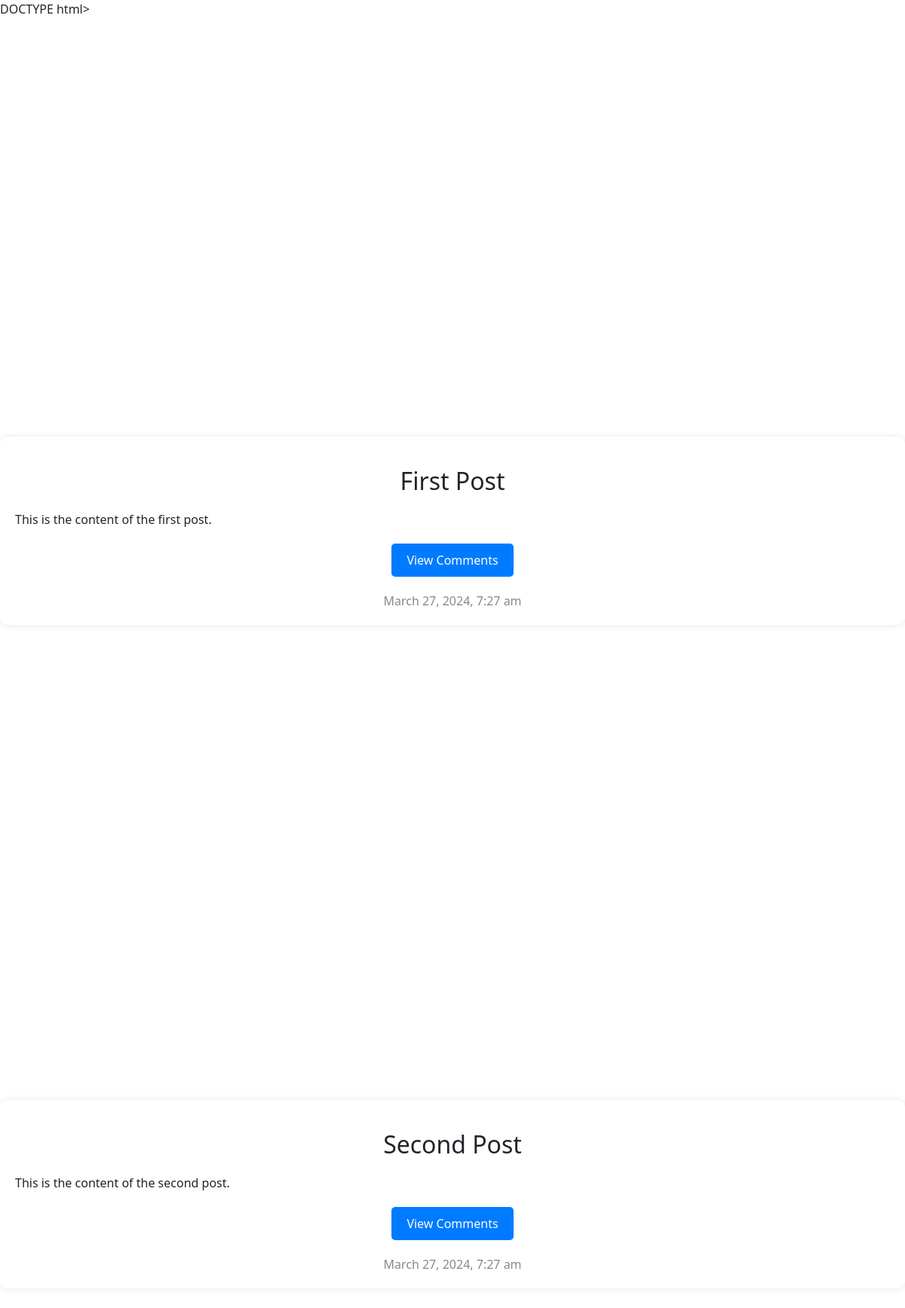
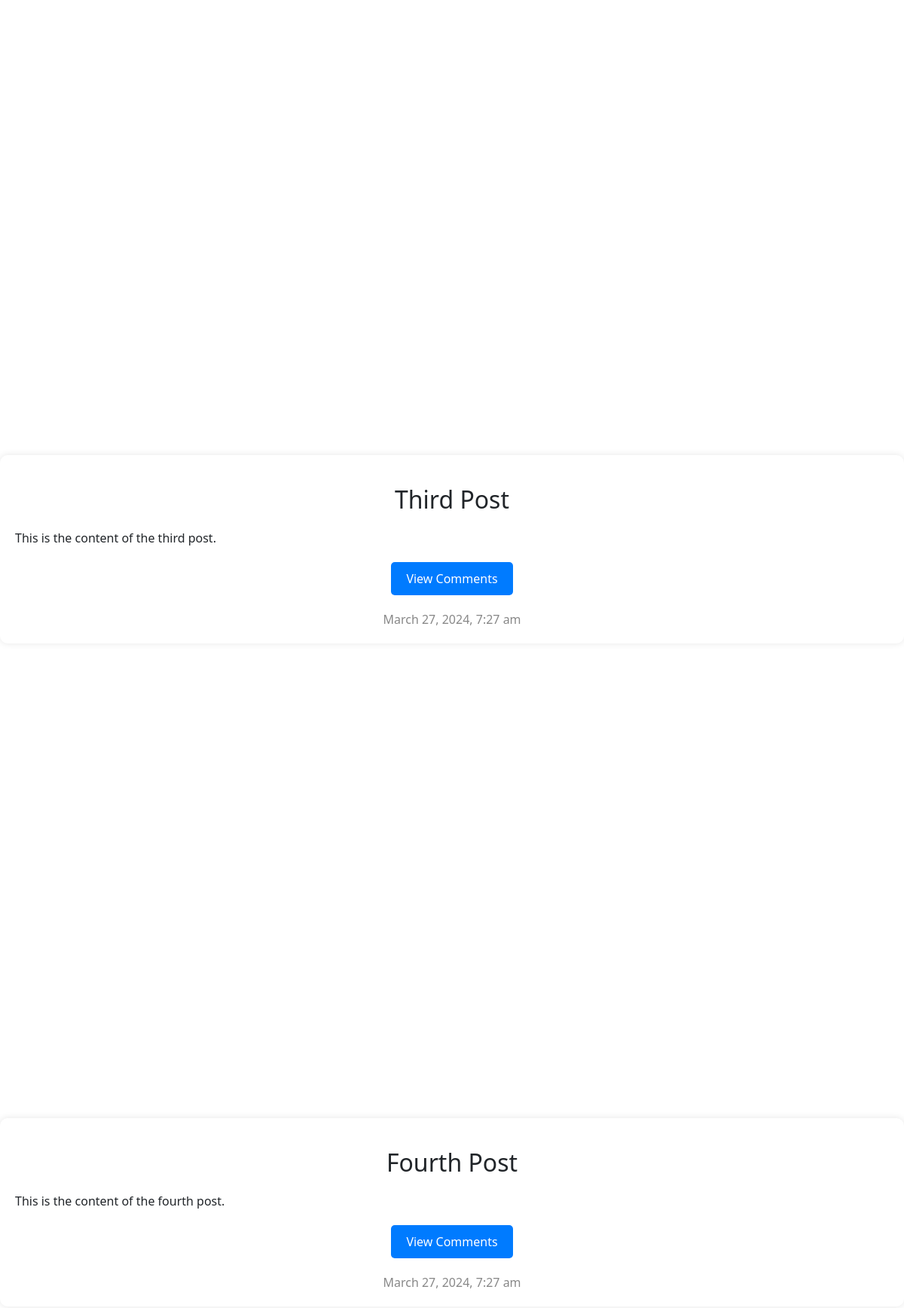
The page /displayposts.php (upper part) on the database its author committed (2 pictures, top to bottom).
### tables this page shows
CREATE TABLE POSTS (
  id INT PRIMARY KEY AUTO_INCREMENT NOT NULL,
  title varchar(255),
  content varchar(1000),
  creator varchar(15) NOT NULL,
  creatorId INT NOT NULL,
  dislikes int,
  views int,
  img LONGBLOB DEFAULT NULL,
  created_at TIMESTAMP DEFAULT CURRENT_TIMESTAMP,
  theme varchar(255) DEFAULT NULL,
  FOREIGN KEY (creatorId) REFERENCES USER(id)
);

### displayposts.php (the view, shortened to what this page needs)
<html lang="en">
<head>
    <link rel="stylesheet" href="css/pageheader.css" />
    <link rel="stylesheet" href="css/profile.css?v=<?php echo time(); ?>">
    <link href="https://cdn.jsdelivr.net/npm/bootstrap@5.3.2/dist/css/bootstrap.min.css" rel="stylesheet">
</head>
<?php
require_once 'server/configure.php';
try {
    $sql = "SELECT p.title, p.content, p.created_at, u.profilePhoto
            FROM POSTS p
            INNER JOIN USER u ON p.creatorId = u.id
            ORDER BY p.created_at DESC";
    $stmt = $pdo->query($sql);
    $posts = $stmt->fetchAll(PDO::FETCH_ASSOC);
} catch (PDOException $e) {
    echo "Error: " . $e->getMessage();
}
?>
<body>
<?php foreach ($posts as $post): ?>
    <div class="post-section">
        <div class="post-container">
            <h2 class="post-title"><?php echo $post['title']; ?></h2>
            <p class="post-content"><?php echo $post['content']; ?></p>
            <button class="view-comment-button">View Comments</button>
            <div class="post-footer"><?php echo date("F j, Y, g:i a", strtotime($post['created_at'])); ?></div>
        </div>
    </div>
<?php endforeach; ?>
</body>
</html>

### css/pageheader.css (style rules this page uses)
body { margin: 0; padding: 0; }

### css/profile.css (style rules this page uses)
body , html { margin: 0; padding: 0; width: 100%; }
.post-section { width: 100vw; height: 50vh; display: flex; justify-content: center; align-items: center; flex-direction: column; margin-top: 30em; }
.post-container { max-width: 100%; padding: 20px; background-color: white; border-radius: 10px; box-shadow: 0 0 10px rgba(0, 0, 0, 0.1); width: inherit; margin: 0 1em 0 1em; }
.post-title { text-align: center; margin-top: 20px; }
.post-content { margin-top: 20px; }
.view-comment-button { display: block; margin: 20px auto; padding: 10px 20px; background-color: #007bff; color: white; border: none; border-radius: 5px; cursor: pointer; }
.post-footer { text-align: center; margin-top: 20px; color: #888; }

### rows shown on the page
posts: title "First Post", content "This is the content of the first post.", created_at "March 27, 2024, 7:27 am"
posts: title "Second Post", content "This is the content of the second post.", created_at "March 27, 2024, 7:27 am"
posts: title "Third Post", content "This is the content of the third post.", created_at "March 27, 2024, 7:27 am"
posts: title "Fourth Post", content "This is the content of the fourth post.", created_at "March 27, 2024, 7:27 am"
